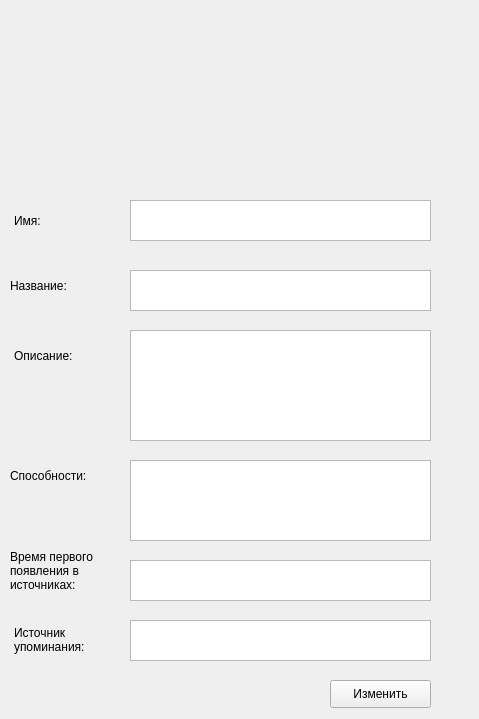
<?xml version="1.0" encoding="UTF-8"?>
<ui version="4.0">
 <class>Form</class>
 <widget class="QWidget" name="Form">
  <property name="geometry">
   <rect>
    <x>0</x>
    <y>0</y>
    <width>479</width>
    <height>719</height>
   </rect>
  </property>
  <property name="windowTitle">
   <string>Просмотр существа</string>
  </property>
  <widget class="QLabel" name="label_image">
   <property name="geometry">
    <rect>
     <x>14</x>
     <y>15</y>
     <width>200</width>
     <height>150</height>
    </rect>
   </property>
   <property name="text">
    <string/>
   </property>
  </widget>
  <widget class="QLabel" name="label_name">
   <property name="geometry">
    <rect>
     <x>14</x>
     <y>205</y>
     <width>81</width>
     <height>31</height>
    </rect>
   </property>
   <property name="text">
    <string>Имя: </string>
   </property>
  </widget>
  <widget class="QTextEdit" name="textEdit_name">
   <property name="geometry">
    <rect>
     <x>130</x>
     <y>200</y>
     <width>301</width>
     <height>41</height>
    </rect>
   </property>
  </widget>
  <widget class="QLabel" name="label_alias">
   <property name="geometry">
    <rect>
     <x>10</x>
     <y>270</y>
     <width>91</width>
     <height>31</height>
    </rect>
   </property>
   <property name="text">
    <string>Название:</string>
   </property>
  </widget>
  <widget class="QTextEdit" name="textEdit_alias">
   <property name="geometry">
    <rect>
     <x>130</x>
     <y>270</y>
     <width>301</width>
     <height>41</height>
    </rect>
   </property>
  </widget>
  <widget class="QLabel" name="label_description">
   <property name="geometry">
    <rect>
     <x>14</x>
     <y>335</y>
     <width>81</width>
     <height>41</height>
    </rect>
   </property>
   <property name="text">
    <string>Описание:</string>
   </property>
  </widget>
  <widget class="QTextEdit" name="textEdit_description">
   <property name="geometry">
    <rect>
     <x>130</x>
     <y>330</y>
     <width>301</width>
     <height>111</height>
    </rect>
   </property>
  </widget>
  <widget class="QLabel" name="label_ability">
   <property name="geometry">
    <rect>
     <x>10</x>
     <y>460</y>
     <width>111</width>
     <height>31</height>
    </rect>
   </property>
   <property name="text">
    <string>Способности:</string>
   </property>
  </widget>
  <widget class="QTextEdit" name="textEdit_ability">
   <property name="geometry">
    <rect>
     <x>130</x>
     <y>460</y>
     <width>301</width>
     <height>81</height>
    </rect>
   </property>
  </widget>
  <widget class="QLabel" name="label_time_of_stay">
   <property name="geometry">
    <rect>
     <x>10</x>
     <y>540</y>
     <width>91</width>
     <height>61</height>
    </rect>
   </property>
   <property name="text">
    <string>Время первого 
появления в 
источниках:</string>
   </property>
  </widget>
  <widget class="QTextEdit" name="textEdit_time_of_stay">
   <property name="geometry">
    <rect>
     <x>130</x>
     <y>560</y>
     <width>301</width>
     <height>41</height>
    </rect>
   </property>
  </widget>
  <widget class="QLabel" name="label_book">
   <property name="geometry">
    <rect>
     <x>14</x>
     <y>619</y>
     <width>81</width>
     <height>41</height>
    </rect>
   </property>
   <property name="text">
    <string>Источник 
упоминания:</string>
   </property>
  </widget>
  <widget class="QTextEdit" name="textEdit_book">
   <property name="geometry">
    <rect>
     <x>130</x>
     <y>620</y>
     <width>301</width>
     <height>41</height>
    </rect>
   </property>
  </widget>
  <widget class="QPushButton" name="btn_change">
   <property name="geometry">
    <rect>
     <x>330</x>
     <y>680</y>
     <width>101</width>
     <height>28</height>
    </rect>
   </property>
   <property name="text">
    <string>Изменить</string>
   </property>
  </widget>
  <widget class="QLabel" name="label">
   <property name="geometry">
    <rect>
     <x>290</x>
     <y>0</y>
     <width>180</width>
     <height>180</height>
    </rect>
   </property>
   <property name="text">
    <string/>
   </property>
  </widget>
 </widget>
 <resources/>
 <connections/>
</ui>
